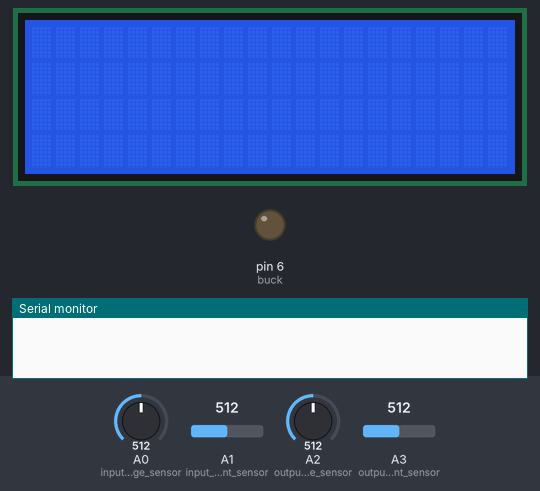
This sketch was run on a simulated Arduino Uno, built with avr-gcc and run on an emulated ATmega328P. On the bench: 20×4 character LCD, output pins drawn as LEDs (lit = HIGH), the last lines printed to the serial monitor. Inputs (shaded band) come from the test bench; at power-on: A0 (input_voltage_sensor) = 512, A1 (input_current_sensor) = 512, A2 (output_voltage_sensor) = 512, A3 (output_current_sensor) = 512.

Above: at 0.1 s.
At 0.8 s:
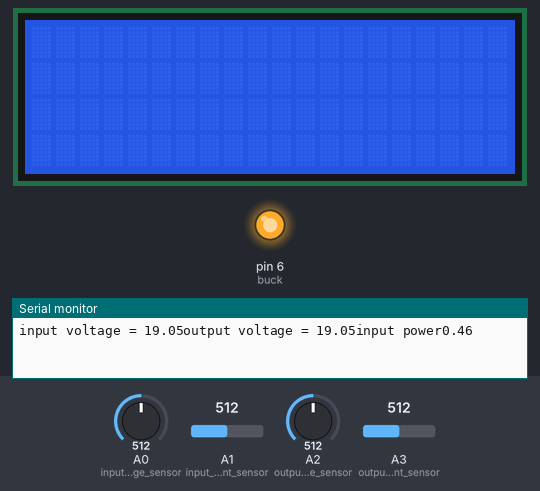
Timing chart, 0 to 2.3 s (numbered marks = the images above):
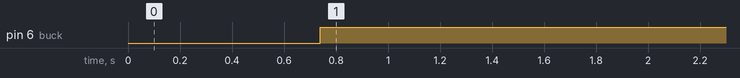

Measured:
- by itself, pin 6 (buck): LOW → HIGH at 0.74 s

The sketch:

mppt_code_1.ino
```cpp
/*  The circuit:
   LCD RS pin to digital pin 12
   LCD Enable pin to digital pin 11
   LCD D4 pin to digital pin 5
   LCD D5 pin to digital pin 4
   LCD D6 pin to digital pin 3
   LCD D7 pin to digital pin 2
   LCD R/W pin to ground
   LCD VSS pin to ground
   LCD VCC pin to 5V
   10K resistor:
   ends to +5V and ground
   wiper to LCD VO pin (pin 3)


   Solar panel = 100 watt
   Voc = 22.4 volt
   Vmp = 17.8 volt
   Isc = 5.92 amps
   Imp = 5.62 amps
   Battery lead acid  = 12 Volt
*/
// include the library code:

#include <LiquidCrystal.h>
#define v_ref 4.92 // the exact value of voltage on vcc and gnd sensor
#define v_ref_volt 4.92 //the exact value of voltage on vin arduino
#define sen 0.1     // 0.1 V per amp (20 amp range)
                    // 0.066 V per amp(30 amp range)
#define R1 99 //Resistor R1 value for voltage
#define R2 14.7   //Resistor R2 value for voltage

// Code for current  ACS712 (20A) and voltage sensor
int     temp,temp2,temp3,temp4 = 0;
double  sum,sum2,sum3,sum4 = 0;
double  AMPS_SCALE ,AMPS_SCALE2= 0;
double  amps_in,amps_out= 0;
double  power_in,power_out = 0;
double  eff = 0;
double  VOLTS_SCALE ,VOLTS_SCALE2= 0;
double  volt ,volt2= 0;
double  SolarVolt=0, SolarCurrent=0,SolarPower = 0,OldPower, BatteryCurrent, OutputPower;
float   max_battery_volt = 13.4, max_battery_currrent = 20;
float BatteryVolt;
int pwm_duty;
int buck = 6; //pwm pin
enum charger_mode {OFF, MPPT, FLOAT} mode;  // enumerated variable that holds state for charger state machine


LiquidCrystal lcd(12, 11, 5, 4, 3, 2);

void setup() {
  Serial.begin(9600);
  lcd.begin(20, 4);
  pinMode(A0,INPUT);// input voltage sensor
  pinMode(A1,INPUT);//input current sensor
  pinMode(A2,INPUT);//output voltage sensor
  pinMode(A3,INPUT);//output current sensor

  pinMode(buck,OUTPUT); //pwm_output
}


/*****************************************ANALOG PIN A0************************************************/
float volt_in()
{
  for (int i = 0; i < 1000; i++)         // loop through reading raw adc values 1000 number of times
  {
    temp2 = analogRead(A0);              // read the input pin
    sum2 += temp2;                       // store sum for averaging
    delayMicroseconds(50);
  }
  sum2 = sum2 / 1000;                  // divide sum by 1000 to get average
 /*****************************************Calibration  for input voltage */
  VOLTS_SCALE = (v_ref_volt /1023) * ((R2+R1) / R2); // The voltage divider resistors are R1=99k and R2=14.7k // v_ref_volt is vin pin's voltage on arduino
  volt = VOLTS_SCALE * sum2 ;
  return volt;
}
/*****************************************ANALOG PIN A1************************************************/
float current_in()
{
  for (int i = 0; i < 1000; i++) // loop through reading raw adc values 1000 number of times
  {
    temp = analogRead(A1);   // read the input pin
    sum += temp;             // store sum for averaging
    delayMicroseconds(50);
  }
  sum = sum / 1000;          // divide sum by 1000 to get average(for accuracy)
/*****************************************Calibration  for input current*/
  AMPS_SCALE = (v_ref /1023) / sen;   // Sensitivity = 100mV(for 20A)
  amps_in = AMPS_SCALE * sum -(v_ref /(sen*2)) ;  //v_ref/2 is middle
  return amps_in;
}
/*****************************************ANALOG PIN A2************************************************/
float volt_out()
{
  for (int i = 0; i < 1000; i++)         // loop through reading raw adc values 1000 number of times
  {
    temp4 = analogRead(A2);              // read the input pin
    sum4 += temp4;                       // store sum for averaging
    delayMicroseconds(50);
  }
  sum4 = sum4 / 1000;                  // divide sum by 1000 to get average
/*****************************************Calibration  for output voltage  */
  VOLTS_SCALE2 = (v_ref_volt /1023) * ((R2+R1) / R2); // The voltage divider resistors are R1=99k and R2=14.7k //// v_ref_volt is vin pin's voltage on arduino
  volt2 = VOLTS_SCALE2 * sum4 ;
  return volt2;
}
/*****************************************ANALOG PIN A3************************************************/
float current_out()
{
  for (int i = 0; i < 1000; i++) // loop through reading raw adc values 1000 number of times
  {
    temp3 = analogRead(A3);   // read the input pin
    sum3 += temp3;             // store sum for averaging
    delayMicroseconds(50);
  }
  sum3 = sum3 / 1000;          // divide sum by 1000 to get average(for accuracy)
/* ***************************************Calibration  for output current  */
  AMPS_SCALE2 = (v_ref /1023)/ sen;   // Sensitivity = 0.100mV(for 20A)
  amps_out = AMPS_SCALE2 * sum3 -(v_ref /(sen*2)) ;  //v_ref/2 is middle
  return amps_out;
}


void loop() {

  read_data();
  mode_select();
  run_charger();
  display_data();
  delay(100);


}

void read_data()
{

  SolarVolt = volt_in();
  SolarCurrent = current_in();
  BatteryVolt = volt_out();
  SolarPower = SolarVolt * SolarCurrent ;

  BatteryCurrent = current_out();
  OutputPower = BatteryCurrent * BatteryVolt;
}

void display_data()
{
  Serial.print("input voltage = ");
  Serial.print(SolarVolt);
  Serial.print("output voltage = ");
  Serial.print(BatteryVolt);
  Serial.print("input power");
  Serial.println(SolarPower);

  Serial.print("input current = ");
  Serial.print(SolarCurrent);
  Serial.print("output current = ");
  Serial.print(BatteryCurrent);
  Serial.print("output power = ");
  Serial.println(OutputPower);

  Serial.println(mode);

}

void mode_select()
{
  if( SolarVolt < BatteryVolt + 2) //here 2V is start margin
  {
    mode = OFF;//off mode
  }
  else if(BatteryVolt > max_battery_volt) //max_battery_volt = 13.4 volt
  {
    mode = FLOAT; // float mode : charging voltagae will be reduced
  }
  else
  {
    mode = MPPT; //mppt mode
  }
}

void run_charger()
{
  switch(mode){

    case OFF:
      pwm_duty = 255;
      analogWrite(buck,pwm_duty);  //lowest voltage from buck
      break;

    case FLOAT:
      if(BatteryVolt > max_battery_volt)
      {
        pwm_duty++;
        pwm_duty = constrain (pwm_duty, 0, 255); //it will decrease the output volt of buck
        analogWrite(buck,pwm_duty);
      }
      else
      {
        pwm_duty--;
        pwm_duty =  constrain (pwm_duty, 0, 255);
        analogWrite(buck,pwm_duty);
      }
      break;

    case MPPT:
      if(SolarPower < OldPower)
      {
        pwm_duty--;                               //increasing output voltage
        pwm_duty =  constrain (pwm_duty, 0, 255);
        analogWrite(buck,pwm_duty);
      }
      else
       {
        pwm_duty++;                               //decreasing output voltage
        pwm_duty =  constrain (pwm_duty, 0, 255);
        analogWrite(buck,pwm_duty);
      }
      OldPower = SolarPower;
      break;
  }
}
```
